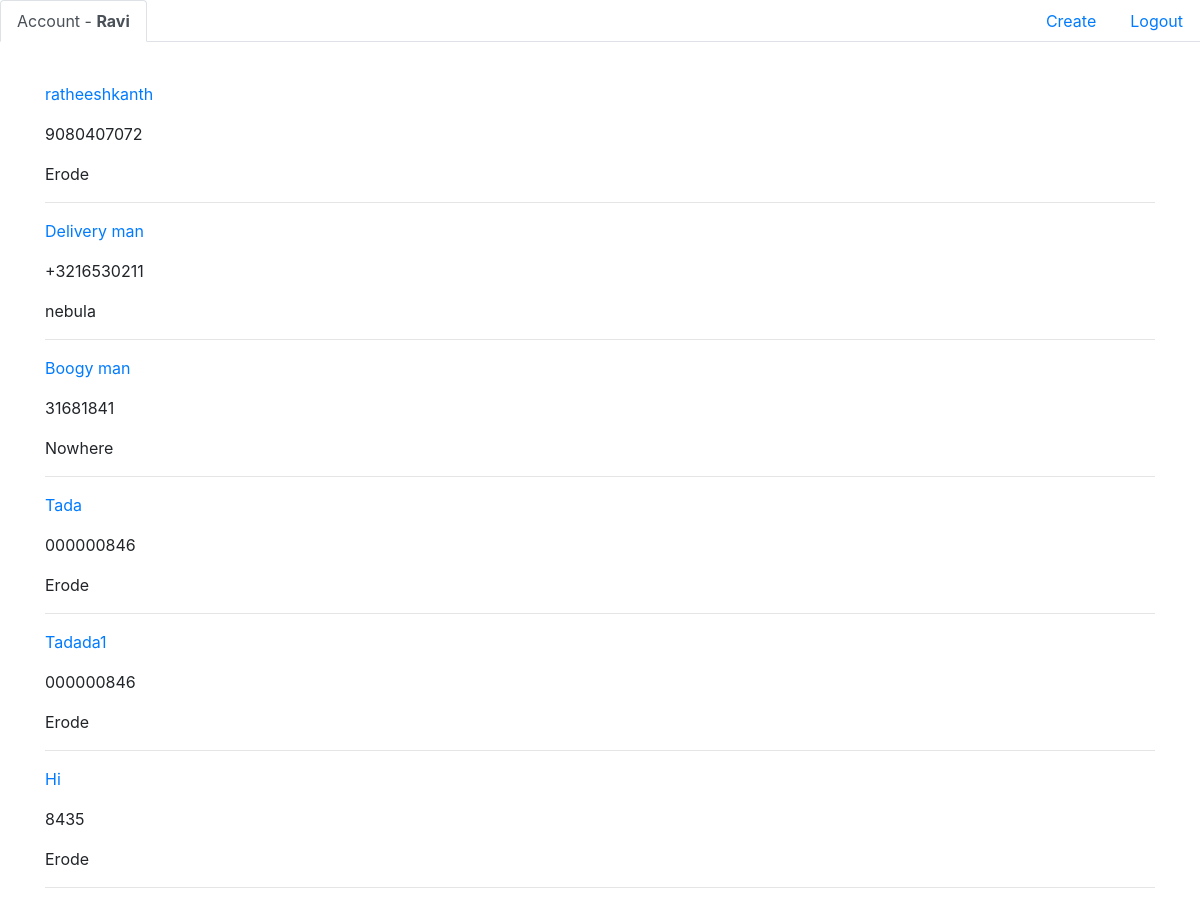
/contact/admin-page/ (signed in), run on the app's committed database.
### contact/models.py (models this page shows, shortened)
class Contact(models.Model):
    name    = models.CharField(max_length=125,null=True, blank=True)
    phone   = models.CharField(max_length=20)
    city    = models.CharField(max_length=200, null=True, blank=True)
    author = models.ForeignKey(User, on_delete=models.CASCADE)

### contact/views.py (the view)
# urls.py: path('admin-page/', admin_page, name='admin-page'),
def admin_page(request):
    contacts = Contact.objects.all()
    context ={
        'contacts':contacts
    }
    return render(request, 'super_admin.html', context)

### templates/super_admin.html
{% extends 'base.html' %}
{% block content %}
<br>
    <div class="container">
        <p>
            {% for content in contacts %}
            <div>
                <p>
                    <a href="{% url 'contact-detail' content.id %}">
                        {{content.name}}
                    </a>
                </p>
                <p>
                    {{content.phone}}
                </p>
                <p>
                    {{content.city}}
                </p>
                <hr>
            </div>
            {% endfor %}
        </p>
    </div>
{% endblock %}

### templates/navbar.html (shortened to what this page needs)
<ul class="nav nav-tabs">
  {% if user.is_authenticated %}
      <li class="nav-item">
        <a class="nav-link active" href="{% url 'home' %}">Account - <strong>{{request.user}}</strong></a>
      </li>
    {% else %}
      <li class="nav-item">
        <a class="nav-link active" href="{% url 'home' %}">Contact Space</a>
      </li>
    {% endif %}
    {% if user.is_authenticated %}
    <li class="nav-item ml-auto">
      <a class="nav-link" href="{% url 'contact-create' %}">Create</a>
    </li>
    <li class="nav-item">
      <a class="nav-link" href="{% url 'logout' %}">Logout</a>
    </li>
    {% endif %}
  </ul>

### data on the page
Contact: name "ratheeshkanth", phone "9080407072", city "Erode"
Contact: name "Delivery man", phone "+3216530211", city "nebula"
Contact: name "Boogy man", phone "31681841", city "Nowhere"
Contact: name "Tada", phone "000000846", city "Erode"
Contact: name "Tadada1", phone "000000846", city "Erode"
Contact: name "Hi", phone "8435", city "Erode"

### other printed values
{{ request.user }} "Ravi"
